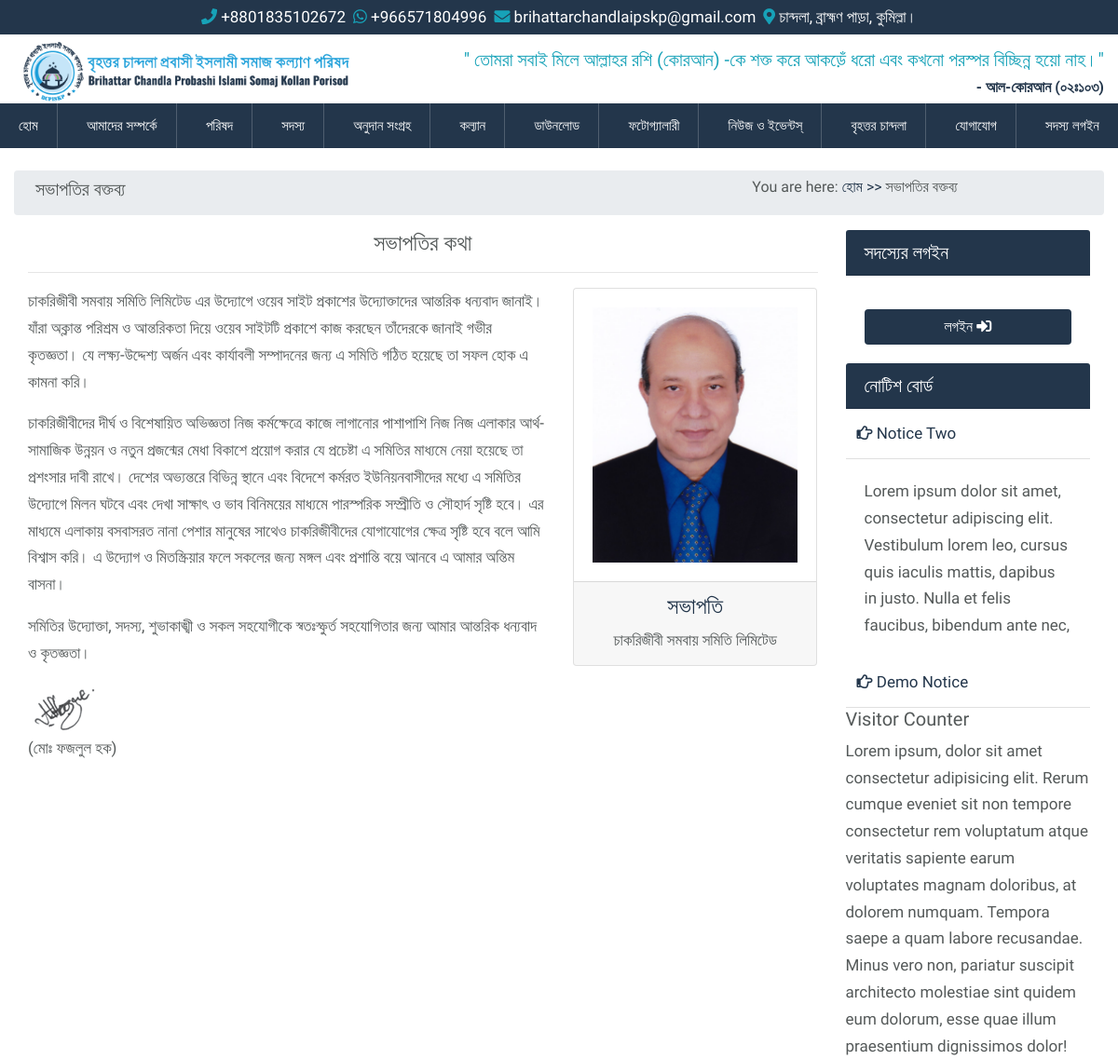
/president-speech (upper part), run on an earlier commit of the app's database.
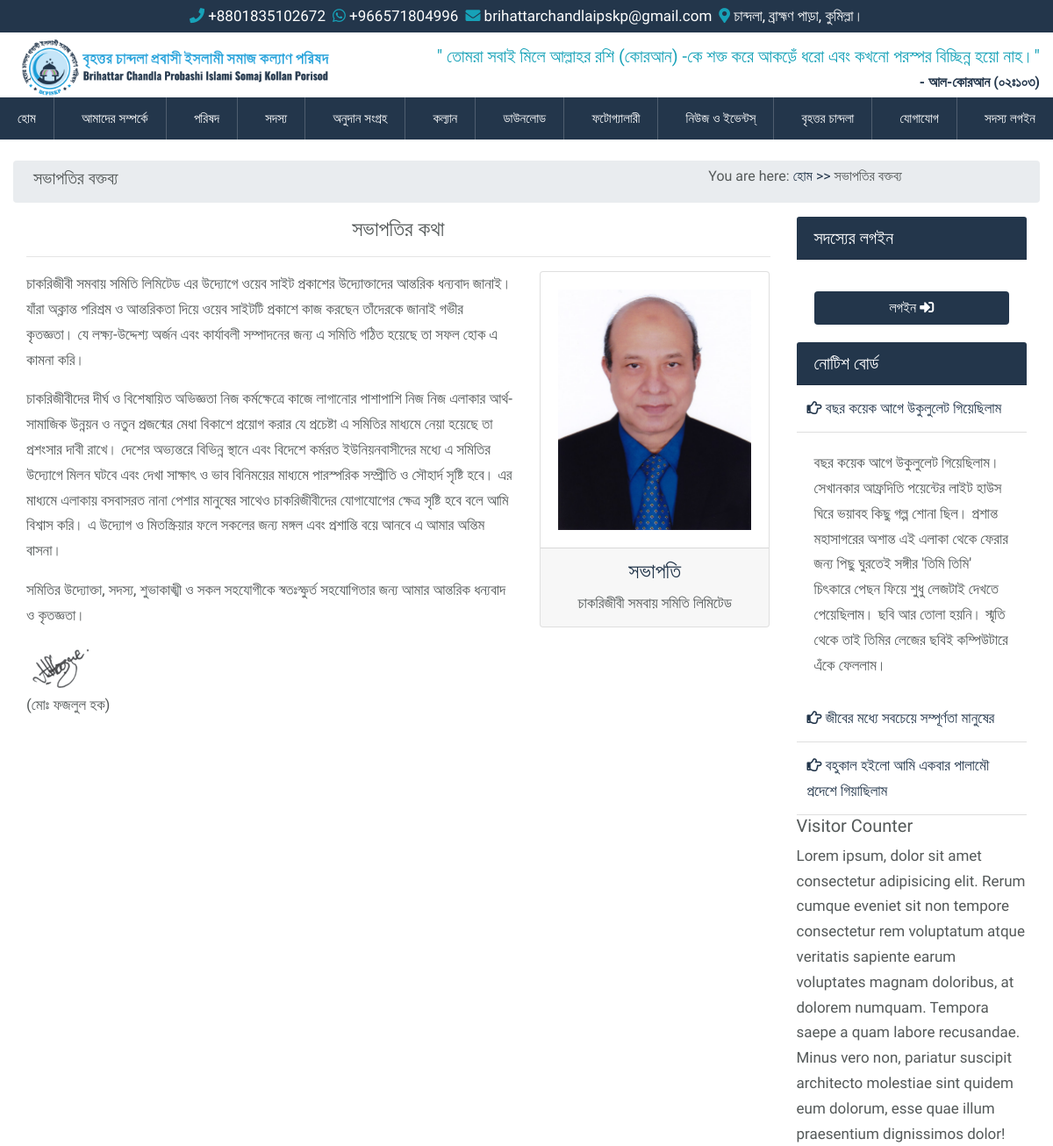
And on a later commit of the database.
### src/models.py (models this page shows, shortened)
class Notice(models.Model):
    title = models.CharField(max_length=255, blank=True, null=True)
    description = models.TextField(null=True, blank=True)
    is_active = models.BooleanField(default=True, blank=True, null=True)
    created_at = models.DateTimeField(auto_now_add=True)
    updated_at = models.DateTimeField(auto_now=True)

### src/views.py (the view)
# urls.py: path("president-speech", president_speech, name="president_speech"),
def president_speech(request):
    context = {"notices": Notice.objects.filter(is_active=True).order_by("-id")}
    return render(request, "pages/about-us/president_speech.html", context)

### templates/pages/about-us/president_speech.html (shortened to what this page needs)
{% extends 'base.html' %}
{% load static %}
{% block content %}
<div class="container-fluid">
    <div class="row breadcrumb p-2">
        <div class="col-md-8">
            <h5>সভাপতির বক্তব্য</h5>
        </div>
        <div class="col-md-4">
            <h6>You are here: <a href="{% url 'home' %}">হোম >></a> সভাপতির বক্তব্য</h6>
        </div>
    </div>
    <div class="row">
        <div class="intro-main col-md-9">
            <h4 class="text-center">সভাপতির কথা</h4>
            <hr>
            <div class="row">
                <div class="col-md-8">
                    <p>
                        চাকরিজীবী সমবায় সমিতি লিমিটেড এর উদ্যোগে ওয়েব সাইট প্রকাশের উদ্যোক্তাদের আন্তরিক ধন্যবাদ জানাই।
                        যাঁরা
                        অক্লান্ত পরিশ্রম ও আন্তরিকতা দিয়ে ওয়েব সাইটটি প্রকাশে কাজ করছেন তাঁদেরকে জানাই গভীর কৃতজ্ঞতা। যে
                        লক্ষ্য-উদ্দেশ্য অর্জন এবং কার্যাবলী সম্পাদনের জন্য এ সমিতি গঠিত হয়েছে তা সফল হোক এ কামনা করি।
                    </p>
                    <p>
                        চাকরিজীবীদের দীর্ঘ ও বিশেষায়িত অভিজ্ঞতা নিজ কর্মক্ষেত্রে কাজে লাগানোর পাশাপাশি নিজ নিজ এলাকার
                        আর্থ-সামাজিক উন্নয়ন ও নতুন প্রজন্মের মেধা বিকাশে প্রয়োগ করার যে প্রচেষ্টা এ সমিতির মাধ্যমে নেয়া
                        হয়েছে তা
                        প্রশংসার দাবী রাখে। দেশের অভ্যন্তরে বিভিন্ন স্থানে এবং বিদেশে কর্মরত ইউনিয়নবাসীদের মধ্যে এ
                        সমিতির
                        উদ্যোগে মিলন ঘটবে এবং দেখা সাক্ষাৎ ও ভাব বিনিময়ের মাধ্যমে পারস্পরিক সম্প্রীতি ও সৌহার্দ সৃষ্টি
                        হবে। এর
                        মাধ্যমে এলাকায় বসবাসরত নানা পেশার মানুষের সাথেও চাকরিজীবীদের যোগাযোগের ক্ষেত্র সৃষ্টি হবে বলে
                        আমি
                        বিশ্বাস করি। এ উদ্যোগ ও মিতস্ক্রিয়ার ফলে সকলের জন্য মঙ্গল এবং প্রশান্তি বয়ে আনবে এ আমার অন্তিম
                        বাসনা।
                    </p>
                    <p>
                        সমিতির উদ্যোক্তা, সদস্য, শুভাকাঙ্খী ও সকল সহযোগীকে স্বতঃস্ফুর্ত সহযোগিতার জন্য আমার আন্তরিক
                        ধন্যবাদ ও
                        কৃতজ্ঞতা।
                    </p>
                    <img src="{% static 'img/presidents_sign.png' %}" alt="মোঃ ফজলুল হক">
                    <p>(মোঃ ফজলুল হক)</p>
                </div>
                <div class="col-md-4">
                    <div class="card">
                        <div class="card-body">
                            <img class="img-fluid" src="{% static 'img/president.jpg' %}" alt="মোঃ ফজলুল হক">
                        </div>
                        <div class="card-footer text-center">
                            <h4 class="text-blue">সভাপতি</h4>
                            চাকরিজীবী সমবায় সমিতি লিমিটেড
                        </div>
                    </div>
                </div>
            </div>
        </div>
        <div class="intro-right col-md-3">
            <div class="member-login">
                {% include "snippets/member_login.html" %}
            </div>
            <div class="notice-board">
                {% include "snippets/notice_board.html" %}
            </div>
            <div class="visitor-count">
                {% include "snippets/visitor_count.html" %}
            </div>
        </div>
    </div>
</div>
{% endblock content %}

### templates/snippets/notice_board.html
<div class="card border-0">
  <h5 class="card-header bg-blue">নোটিশ বোর্ড</h5>
  <div class="card-body p-0 accordion" id="accordionExample">
    {% for notice in notices %}
    <div class="card border-0">
      <div class="card-header p-1 bg-white" id="heading{{notice.id}}">
        <a href="" class="px-2 py-2 d-block" type="button" data-toggle="collapse" data-target="#collapse{{notice.id}}"
          aria-expanded="true" aria-controls="collapseOne">
          <i class="far fa-hand-point-right"></i> {{notice.title}}
        </a>
      </div>
      <div id="collapse{{notice.id}}" class="collapse {% if forloop.counter0 == 0 %} show {% endif %}"
        aria-labelledby="heading{{notice.id}}" data-parent="#accordionExample">
        <div class="card-body">
          {{notice.description}}
        </div>
      </div>
    </div>
    {% endfor %}
  </div>
</div>

What changed in the data, as far as the page shows it:
added Notice: title "বছর কয়েক আগে উকুলুলেট গিয়েছিলাম", description "বছর কয়েক আগে উকুলুলেট গিয়েছিলাম। সেখানকার আফ্রদিতি পয়েন্টের লাইট হাউস ঘিরে ভয়াবহ কিছু গল্প শোনা ছিল। প্রশান্ত মহাসাগরের অশান্ত এই এলাকা থেকে ফেরার জন্য পিছু ঘুরতেই সঙ্গীর 'তিমি তিমি' চিৎকারে পেছন ফিয়ে শুধু লেজটাই দেখতে পেয়েছিলাম। ছবি আর তোলা হয়নি। স্মৃতি থেকে তাই তিমির লেজের ছবিই কম্পিউটারে এঁকে ফেললাম।"
changed Notice: title "Notice Two" → "জীবের মধ্যে সবচেয়ে সম্পূর্ণতা মানুষের"; description "Lorem ipsum dolor sit amet, consectetur adipiscing elit. Vestibulum lorem leo, cursus quis iaculis mattis, dapibus in justo. Nulla et felis faucibus, bibendum ante nec," → (not shown)
changed Notice: title "Demo Notice" → "বহুকাল হইলো আমি একবার পালামৌ প্রদেশে গিয়াছিলাম"
